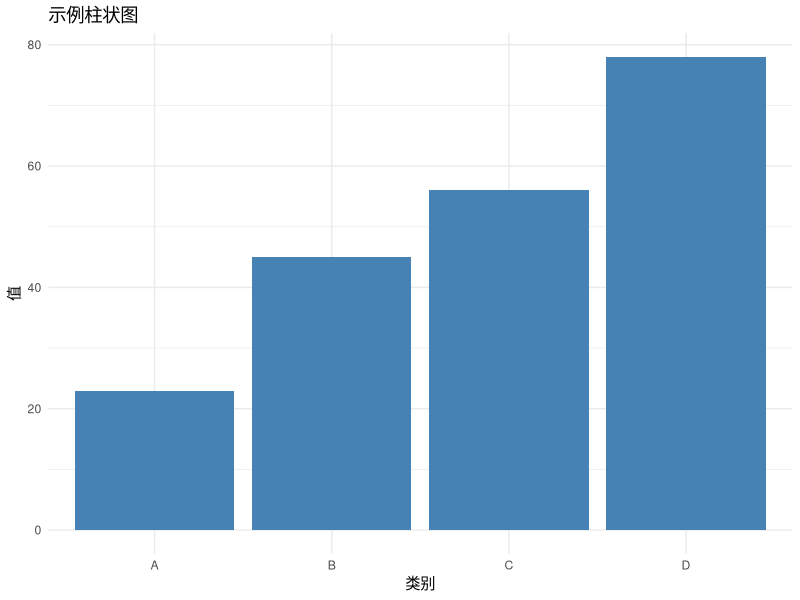

The R source for this figure:
# 安装和加载必要的库
if (!require('ggplot2')) install.packages('ggplot2')
library(ggplot2)

# 创建示例数据
data <- data.frame(
  category = c("A", "B", "C", "D"),
  values = c(23, 45, 56, 78)
)

# 绘制柱状图
p <- ggplot(data, aes(x=category, y=values)) +
  geom_col(fill = "steelblue") +
  labs(title = "示例柱状图", x = "类别", y = "值") +
  theme_minimal()

# 保存图表到文件
output_filename <- paste0("bar_plot_", Sys.time(), ".png")
output_filename <- gsub(" ", "_", output_filename)
output_filename <- gsub(":", "-", output_filename)
ggsave(output_filename, plot = p, width = 8, height = 6, dpi = 300)

# 打印保存信息
cat("图表已保存至:", output_filename, "\n")
